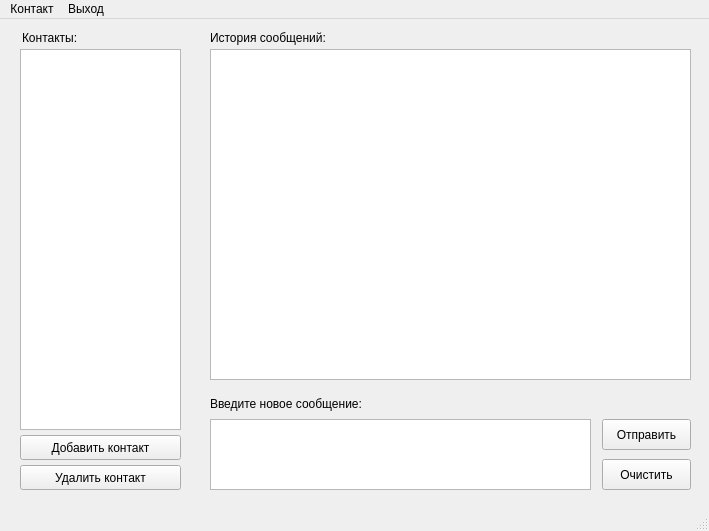
<?xml version="1.0" encoding="UTF-8"?>
<ui version="4.0">
 <class>MainWindow</class>
 <widget class="QMainWindow" name="MainWindow">
  <property name="geometry">
   <rect>
    <x>0</x>
    <y>0</y>
    <width>709</width>
    <height>531</height>
   </rect>
  </property>
  <property name="windowTitle">
   <string>Мессенджер</string>
  </property>
  <widget class="QWidget" name="centralwidget">
   <widget class="QPushButton" name="btn_add_contact">
    <property name="geometry">
     <rect>
      <x>20</x>
      <y>416</y>
      <width>161</width>
      <height>25</height>
     </rect>
    </property>
    <property name="text">
     <string>Добавить контакт</string>
    </property>
   </widget>
   <widget class="QPushButton" name="btn_remove_contact">
    <property name="geometry">
     <rect>
      <x>20</x>
      <y>446</y>
      <width>161</width>
      <height>25</height>
     </rect>
    </property>
    <property name="text">
     <string>Удалить контакт</string>
    </property>
   </widget>
   <widget class="QListView" name="list_contacts">
    <property name="geometry">
     <rect>
      <x>20</x>
      <y>30</y>
      <width>161</width>
      <height>381</height>
     </rect>
    </property>
   </widget>
   <widget class="QTextEdit" name="text_message">
    <property name="geometry">
     <rect>
      <x>210</x>
      <y>400</y>
      <width>381</width>
      <height>71</height>
     </rect>
    </property>
   </widget>
   <widget class="QPushButton" name="btn_send">
    <property name="geometry">
     <rect>
      <x>602</x>
      <y>400</y>
      <width>89</width>
      <height>31</height>
     </rect>
    </property>
    <property name="text">
     <string>Отправить</string>
    </property>
   </widget>
   <widget class="QPushButton" name="btn_clr">
    <property name="geometry">
     <rect>
      <x>602</x>
      <y>440</y>
      <width>89</width>
      <height>31</height>
     </rect>
    </property>
    <property name="text">
     <string>Очистить</string>
    </property>
   </widget>
   <widget class="QListView" name="list_messages">
    <property name="geometry">
     <rect>
      <x>210</x>
      <y>30</y>
      <width>481</width>
      <height>331</height>
     </rect>
    </property>
   </widget>
   <widget class="QLabel" name="label">
    <property name="geometry">
     <rect>
      <x>22</x>
      <y>10</y>
      <width>90</width>
      <height>17</height>
     </rect>
    </property>
    <property name="text">
     <string>Контакты:</string>
    </property>
   </widget>
   <widget class="QLabel" name="label_2">
    <property name="geometry">
     <rect>
      <x>210</x>
      <y>10</y>
      <width>220</width>
      <height>17</height>
     </rect>
    </property>
    <property name="text">
     <string>История сообщений:</string>
    </property>
   </widget>
   <widget class="QLabel" name="label_3">
    <property name="geometry">
     <rect>
      <x>210</x>
      <y>375</y>
      <width>220</width>
      <height>20</height>
     </rect>
    </property>
    <property name="text">
     <string>Введите новое сообщение:</string>
    </property>
   </widget>
  </widget>
  <widget class="QMenuBar" name="menubar">
   <property name="geometry">
    <rect>
     <x>0</x>
     <y>0</y>
     <width>709</width>
     <height>22</height>
    </rect>
   </property>
   <widget class="QMenu" name="menu_2">
    <property name="title">
     <string>Контакт</string>
    </property>
    <addaction name="menu_add_contact"/>
    <addaction name="menu_remove_contact"/>
   </widget>
   <widget class="QMenu" name="menu_exit">
    <property name="title">
     <string>Выход</string>
    </property>
   </widget>
   <addaction name="menu_2"/>
   <addaction name="menu_exit"/>
  </widget>
  <widget class="QStatusBar" name="statusbar"/>
  <action name="menu_add_contact">
   <property name="text">
    <string>Добавить контакт</string>
   </property>
  </action>
  <action name="menu_remove_contact">
   <property name="text">
    <string>Удалить контакт</string>
   </property>
  </action>
  <action name="action_3">
   <property name="text">
    <string>О программе</string>
   </property>
  </action>
 </widget>
 <resources/>
 <connections/>
</ui>
